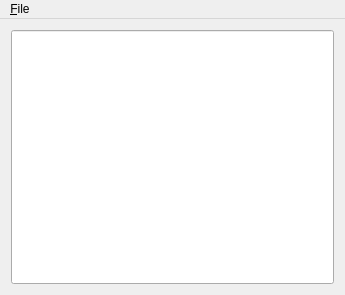
<?xml version="1.0" encoding="UTF-8"?>
<ui version="4.0">
 <class>MainWindow</class>
 <widget class="QMainWindow" name="MainWindow">
  <property name="geometry">
   <rect>
    <x>0</x>
    <y>0</y>
    <width>345</width>
    <height>295</height>
   </rect>
  </property>
  <property name="windowTitle">
   <string>MainWindow</string>
  </property>
  <widget class="QWidget" name="centralWidget">
   <layout class="QVBoxLayout" name="verticalLayout_2">
    <item>
     <widget class="QLineEdit" name="output">
      <property name="sizePolicy">
       <sizepolicy hsizetype="Expanding" vsizetype="Expanding">
        <horstretch>0</horstretch>
        <verstretch>0</verstretch>
       </sizepolicy>
      </property>
      <property name="font">
       <font>
        <pointsize>16</pointsize>
       </font>
      </property>
      <property name="readOnly">
       <bool>true</bool>
      </property>
     </widget>
    </item>
    <item>
     <layout class="QVBoxLayout" name="VLayoutGeneral">
      <item>
       <layout class="QGridLayout" name="GLayoutKbd"/>
      </item>
     </layout>
    </item>
   </layout>
  </widget>
  <widget class="QMenuBar" name="menuBar">
   <property name="geometry">
    <rect>
     <x>0</x>
     <y>0</y>
     <width>345</width>
     <height>21</height>
    </rect>
   </property>
   <widget class="QMenu" name="menuFile">
    <property name="title">
     <string>&amp;File</string>
    </property>
    <addaction name="actionSaveVariable"/>
    <addaction name="actionLoadVariable"/>
    <addaction name="separator"/>
    <addaction name="actionExit"/>
   </widget>
   <addaction name="menuFile"/>
  </widget>
  <action name="actionExit">
   <property name="text">
    <string>&amp;Exit</string>
   </property>
  </action>
  <action name="actionSaveVariable">
   <property name="text">
    <string>Save Variable</string>
   </property>
  </action>
  <action name="actionLoadVariable">
   <property name="text">
    <string>Load Variable</string>
   </property>
  </action>
 </widget>
 <layoutdefault spacing="6" margin="11"/>
 <resources/>
 <connections/>
</ui>
